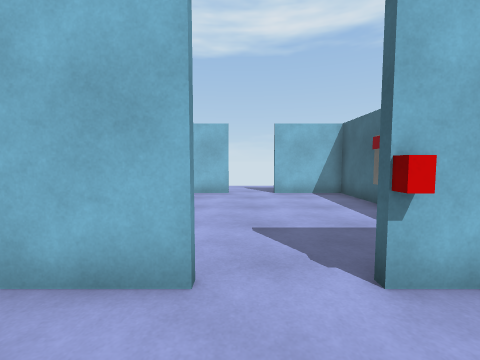
[1] (above)

12 first-person views from a walk through a scene from a Unity 3-D project. The camera is 1.3 m above the floor, tilts 4° down and sees 90° across. Doors are open. The floor is counted in squares, 1 m on a side. Each view is taken from the middle of a square. On the plan, view 1 faces up. The plan holds only what a view shows up to about 12 squares ahead; the rest is blank. The player character is not drawn. Surface patterns are stand-ins for the level's own textures.

[2]
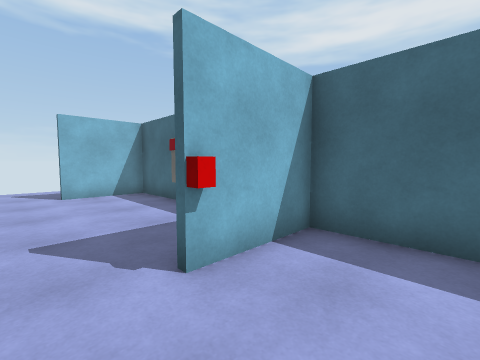

[3]
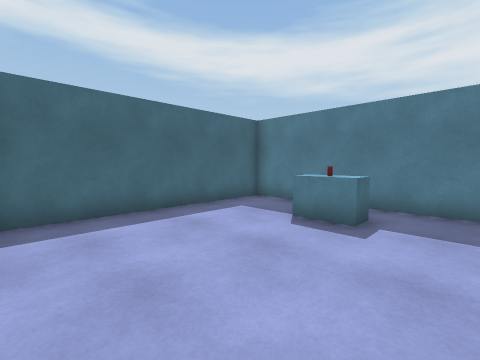

[4]
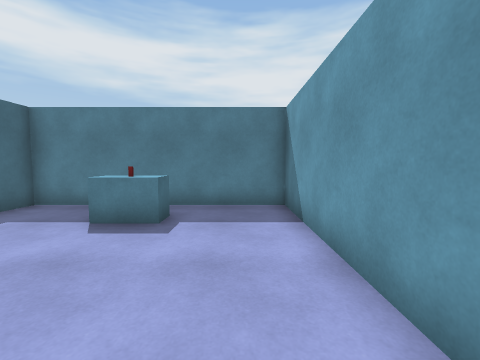

[5]
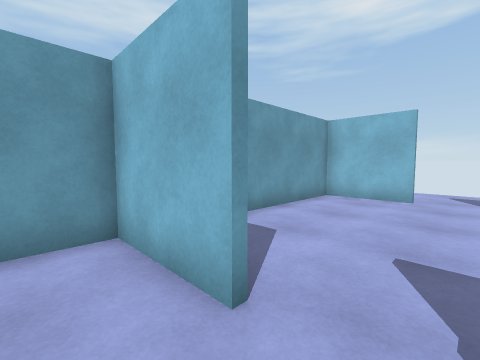

[6]
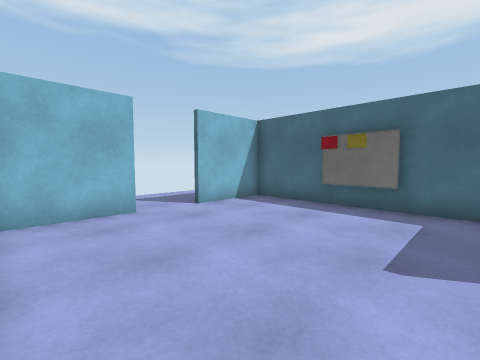

[7]
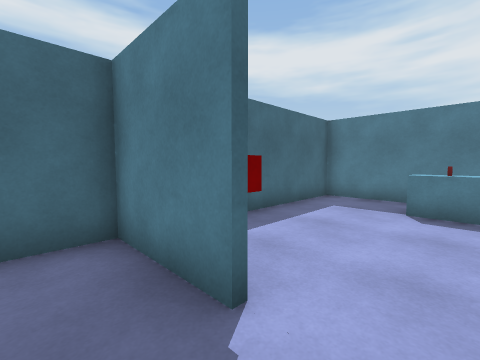

[8]
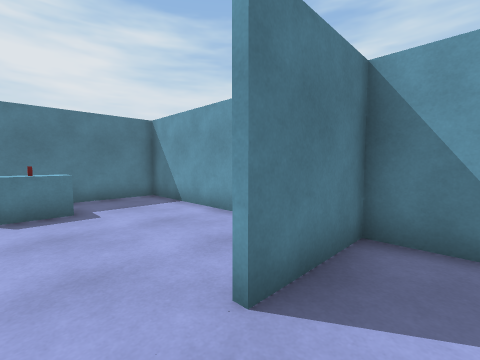

[9]
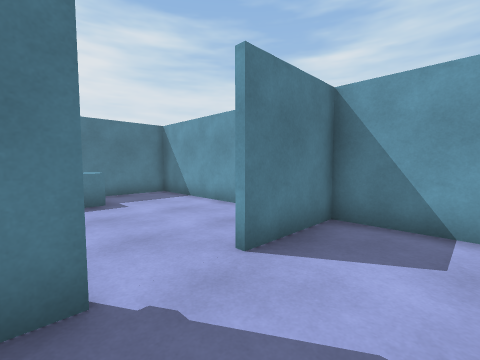

[10]
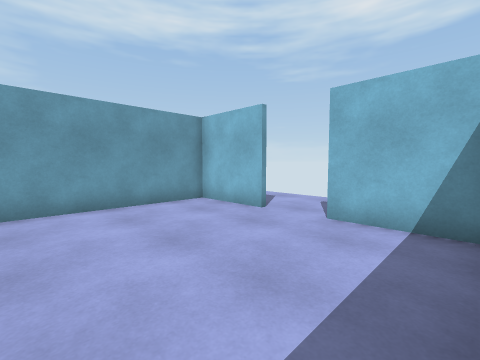

[11]
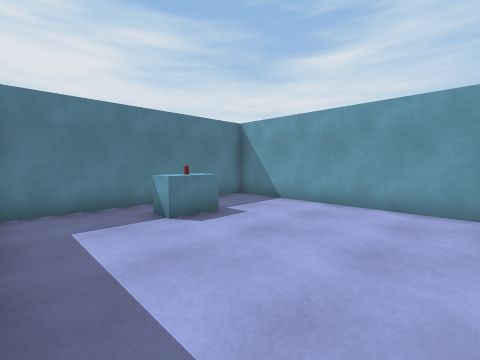

[12]
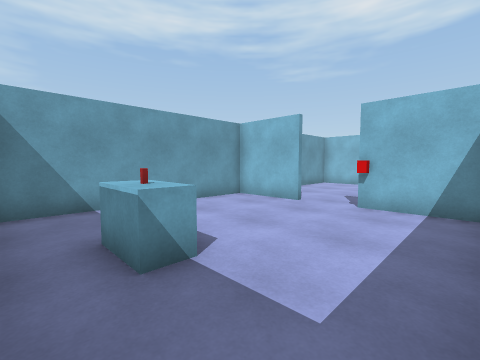

### Floor plan
Ten units are one square. View 1 is at (0, 0); x grows to the right and y downward. Boxes are objects, and circles mark ways between rooms. Rooms are numbered by the first view taken in them; rooms with no view inside come last. Other rooms are left out.
<svg viewBox="-40 -110 90 169">
<path fill="none" stroke="#000" d="M-4 -24 -35 -24M-34 -30 -34 54 44 54 44 -30M45 -24 15 -24M-4 -104 -34 -104 -34 -30M42 -54 42 -75M14 -26 45 -26M-35 -26 -5 -26M44 -30 44 -104 15 -104"/>
<rect x="-5" y="25" width="20" height="20" fill="#bbb"><title>other object</title></rect>
<circle cx="5" cy="-25" r="3" fill="#2a7"/>
<text x="0" y="20">1</text>
<text x="0" y="-70">2</text>
</svg>
Room 1 opens to room 2.

Where each view was taken, in squares from view 1:
view 1: 0 up, 0 right, facing up
view 2: 0 up, 0 right, facing up-right
view 3: 2 up, 2 left, facing down-right
view 4: 2 up, 2 left, facing down
view 5: 1 up, 1 right, facing up-left
view 6: 4 up, 3 left, facing up-right
view 7: 4 up, 0 right, facing down-right
view 8: 4 up, 1 right, facing down-left
view 9: 5 up, 2 right, facing down-left
view 10: 5 up, 4 right, facing up-left
view 11: 2 up, 4 right, facing down-left
view 12: 5 down, 4 right, facing up-left
